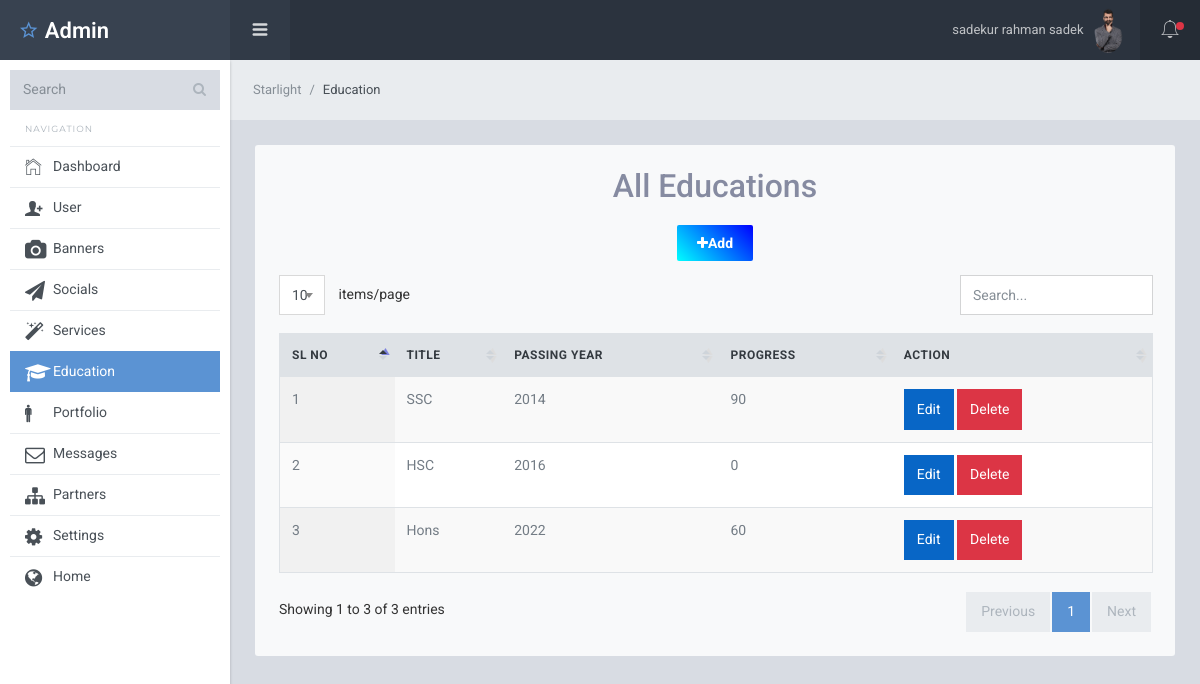
The page /Dashboard/education.php (signed in) on the database its author committed.
### tables this page shows
CREATE TABLE `user_form` (
  `id` int(10) UNSIGNED NOT NULL COMMENT 'Primary key',
  `name` varchar(255) NOT NULL,
  `email` varchar(255) NOT NULL,
  `password` varchar(255) NOT NULL,
  `status` tinyint(4) NOT NULL DEFAULT 1 COMMENT '1=acitve 2=deactive ',
  `role` tinyint(4) NOT NULL DEFAULT 1 COMMENT '1=user 2=employee 3=admin',
  `profile_image` varchar(255) NOT NULL DEFAULT 'default.png'
);

CREATE TABLE `education` (
  `id` int(10) UNSIGNED NOT NULL,
  `title` varchar(255) DEFAULT NULL,
  `passing_year` varchar(255) DEFAULT NULL,
  `progress` tinyint(4) DEFAULT NULL,
  `status` tinyint(4) NOT NULL DEFAULT 1 COMMENT '1=active\r\n2=deactive'
);

### Dashboard/education.php (the view, shortened to what this page needs)
<?php
    include('inc/header.php');
    $select="SELECT * FROM education WHERE status='1'";
    $query_user =mysqli_query($db,$select);
?>
  <link rel="stylesheet" type="text/css" href="assets/css/starlight.css">
    <div class="sl-mainpanel">
      <nav class="breadcrumb sl-breadcrumb">
        <a class="breadcrumb-item" href="index.html">Starlight</a>
        <span class="breadcrumb-item active">Education</span>
      </nav>
      <div class="sl-pagebody">
        <div class="sl-page-title">
          <div class="table bg-light rounded p-4">
            <div class="table-header text-center ">
               <h2>All Educations</h2>
               <br>
              <div class="text-center"><a href="education-add.php" style="background-image: linear-gradient(45deg,cyan,blue);
                color: white;
                padding: 10px 20px;
                border-radius: 2px;
                font-weight: bold;"><i class="fa fa-plus"></i>Add</a></div>
              </div>
           <div class="table-wrapper">
            <table id="datatable1" class="table display responsive nowrap">
              <thead>
                <tr>
                  <th>Sl No</th>
                  <th>Title</th>
                  <th>Passing Year</th>
                  <th>Progress</th>
                  <th>Action</th>
                </tr>
              </thead>
              <tbody>
                <?php
                foreach ($query_user as $KEY=>$value) { ?>
                  <tr>
                  <td><?= ++$KEY ?></td>
                  <td><?= $value['title']?></td>
                  <td> <?=$value['passing_year']?> </td>
                  <td><?= $value['progress']?></td>
                  <td>
                    <a href="user_edit.php?user_id=<?= $value['id']?>" class="btn btn-primary">Edit</a>
                    <button data-id="<?= $value['id']?>" class="btn btn-danger UserDelete ">Delete</button>
                  </td>
                </tr>
                <?php }
                ?>
              </tbody>
            </table>
          </div>
        </div>
        </div>
      </div>
    </div>
  <?php
    require('inc/footer.php');
	?>

### Dashboard/inc/header.php (shortened to what this page needs)
<?php
  require_once'database.php';
  $user_id=$_SESSION['id'];
  $select_user="SELECT * FROM user_form WHERE id=$user_id";
  $query_select_user =mysqli_query($db,$select_user);
  $assoc_select_user=mysqli_fetch_assoc($query_select_user);
  $exp= explode('/', $_SERVER['PHP_SELF']);
  $end_exp= end($exp);
?>
<!DOCTYPE html>
<html lang="en">
  <head>
    <link href="assets/lib/font-awesome/css/font-awesome.css" rel="stylesheet">
    <link href="assets/lib/Ionicons/css/ionicons.css" rel="stylesheet">
    <link href="assets/lib/perfect-scrollbar/css/perfect-scrollbar.css" rel="stylesheet">
    <link href="assets/lib/highlightjs/github.css" rel="stylesheet">
    <link href="assets/lib/datatables/jquery.dataTables.css" rel="stylesheet">
    <link href="assets/lib/select2/css/select2.min.css" rel="stylesheet">
    <link rel="stylesheet" href="assets/css/starlight.css">
  </head>
  <body>
    <div class="sl-logo"><a href=""><i class="icon ion-android-star-outline"></i> Admin</a></div>
    <div class="sl-sideleft">
      <div class="input-group input-group-search">
        <input type="search" name="search" class="form-control" placeholder="Search">
        <span class="input-group-btn">
          <button class="btn"><i class="fa fa-search"></i></button>
        </span>
      </div>
      <label class="sidebar-label">Navigation</label>
      <div class="sl-sideleft-menu">
        <a href="dashboard.php" class="sl-menu-link <?=$end_exp=='dashboard.php'?'active':''?>">
          <div class="sl-menu-item">
            <i class="menu-item-icon icon ion-ios-home-outline tx-22"></i>
            <span class="menu-item-label">Dashboard</span>
          </div>
        </a>
        <a href="user.php" class="sl-menu-link <?=$end_exp=='user.php'?'active':''?>">
          <div class="sl-menu-item">
            <i class="menu-item-icon icon ion-person-add tx-20"></i>
            <span class="menu-item-label">User</span>
          </div>
        </a>
        <a href="banner.php" class="sl-menu-link <?=$end_exp=='banner.php'?'active':''?>">
          <div class="sl-menu-item">
            <i class="menu-item-icon fa fa-camera tx-20"></i>
            <span class="menu-item-label">Banners</span>
          </div>
        </a>
        <a href="social.php" class="sl-menu-link <?=$end_exp=='social.php'?'active':''?>">
          <div class="sl-menu-item">
            <i class="menu-item-icon fa fa-send tx-20"></i>
            <span class="menu-item-label">Socials</span>
          </div>
        </a>
        <a href="services.php" class="sl-menu-link <?=$end_exp=='services.php'?'active':''?>">
          <div class="sl-menu-item">
            <i class="menu-item-icon fa fa-magic tx-20"></i>
            <span class="menu-item-label">Services</span>
          </div>
        </a>
        <a href="education.php" class="sl-menu-link <?=$end_exp=='education.php'?'active':''?>">
          <div class="sl-menu-item">
            <i class="menu-item-icon fa fa-graduation-cap tx-20"></i>
            <span class="menu-item-label">Education</span>
          </div>
        </a>
        <a href="portfolio.php" class="sl-menu-link <?=$end_exp=='portfolio.php'?'active':''?>">
          <div class="sl-menu-item">
            <i class="menu-item-icon ion-man tx-20"></i>
            <span class="menu-item-label">Portfolio</span>
          </div>
        </a>
        <a href="contact.php" class="sl-menu-link <?=$end_exp=='contact.php'?'active':''?>">
          <div class="sl-menu-item">
            <i class="menu-item-icon fa fa-envelope-o tx-20"></i>
            <span class="menu-item-label">Messages</span>
          </div>
        </a>
        <a href="partner.php" class="sl-menu-link <?=$end_exp=='partner.php'?'active':''?>">
          <div class="sl-menu-item">
            <i class="menu-item-icon fa fa-sitemap tx-20"></i>
            <span class="menu-item-label">Partners</span>
          </div>
        </a>
        <a href="settings.php" class="sl-menu-link <?=$end_exp=='settings.php'?'active':''?>">
          <div class="sl-menu-item">
            <i class="menu-item-icon fa fa-gear tx-20"></i>
            <span class="menu-item-label">Settings</span>
          </div>
        </a>
        <a target="_blank" href="../index.php" class="sl-menu-link <?=$end_exp=='../index.php'?'active':''?>">
          <div class="sl-menu-item">
            <i class="menu-item-icon fa fa-globe tx-20"></i>
            <span class="menu-item-label">Home</span>
          </div>
        </a>
      </div>
      <br>
    </div>
    <div class="sl-header">
      <div class="sl-header-left">
        <div class="navicon-left hidden-md-down"><a id="btnLeftMenu" href=""><i class="icon ion-navicon-round"></i></a></div>
      </div>
      <div class="sl-header-right">
        <nav class="nav">
          <div class="dropdown">
            <a href="" class="nav-link nav-link-profile" data-toggle="dropdown">
              <span class="logged-name"><?=$_SESSION['name']?></span>
              <img src="uploads/<?=$assoc_select_user['profile_image']?>" class="wd-32 rounded-circle" alt="">
            </a>
          </div>
        </nav>
        <div class="navicon-right">
          <a id="btnRightMenu" href="" class="pos-relative">
            <i class="icon ion-ios-bell-outline"></i>
            <span class="square-8 bg-danger"></span>
          </a>
        </div>
      </div>
    </div>

### rows shown on the page
user_form: profile_image (placeholder picture)
education: title "SSC", passing_year "2014", progress "90"
education: title "HSC", passing_year "2016", progress "0"
education: title "Hons", passing_year "2022", progress "60"

### other values the page prints
$_SESSION['name'] "sadekur rahman sadek"
